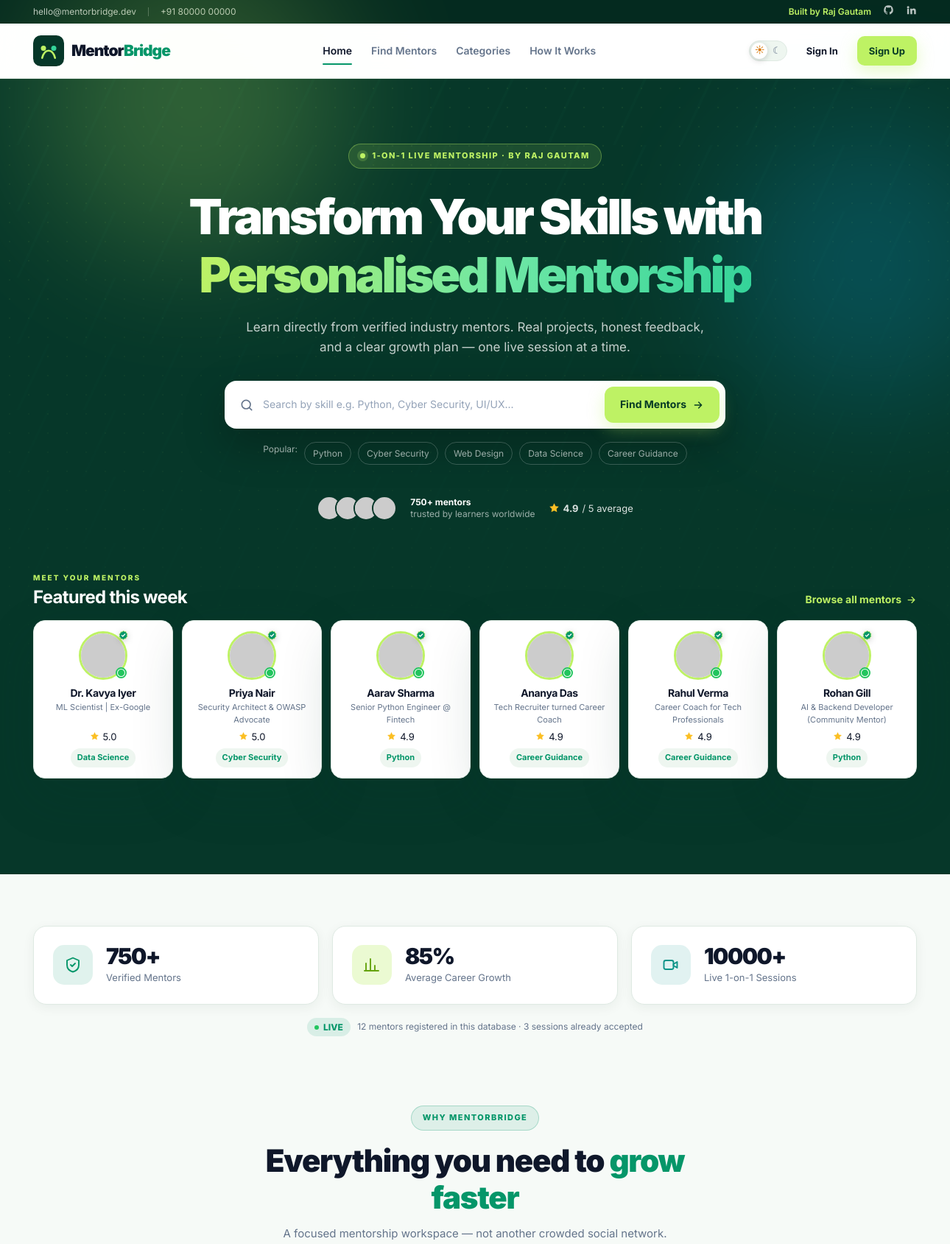
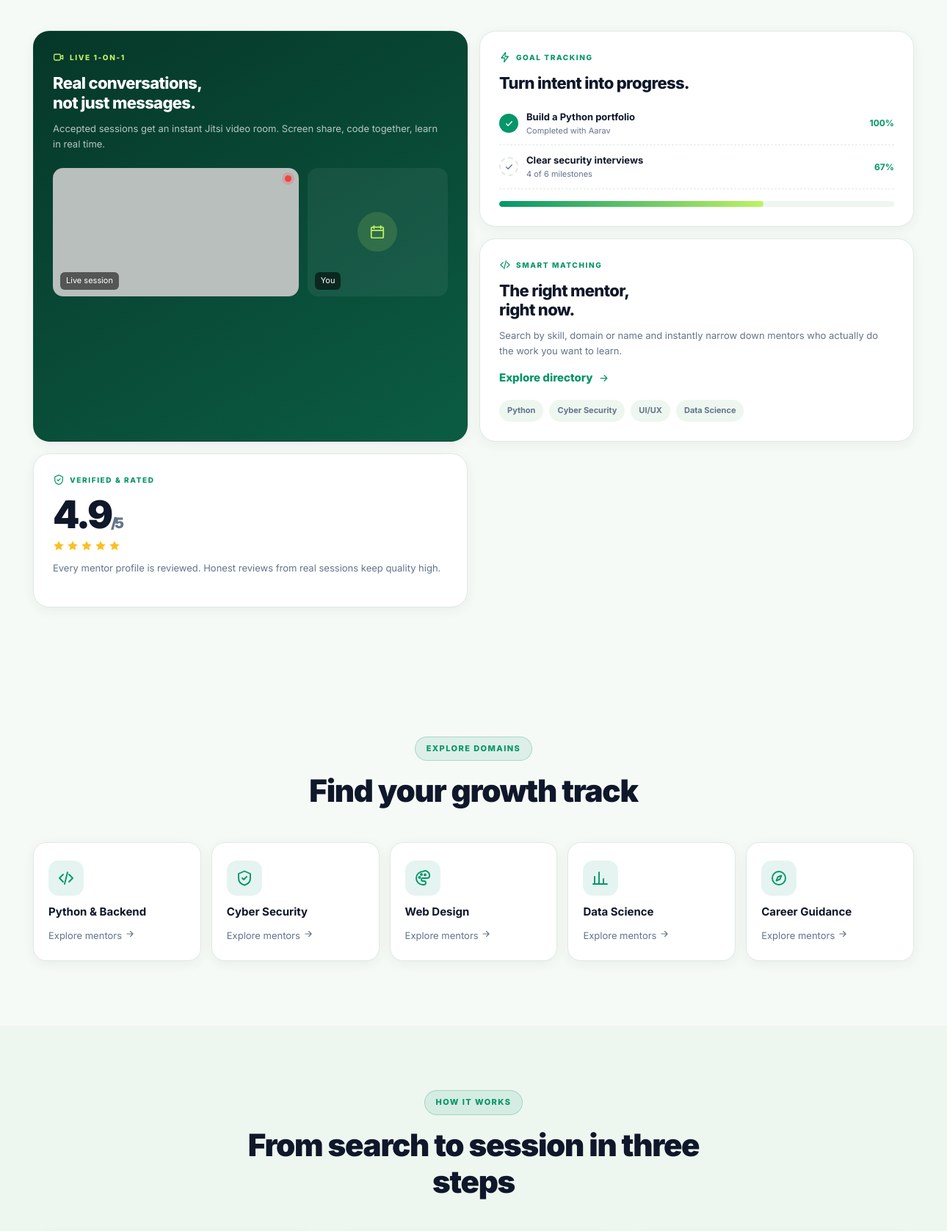
The page / (upper part) on the database its author committed (2 pictures, top to bottom).
### tables this page shows
CREATE TABLE mentor_profiles (
    id              INTEGER PRIMARY KEY AUTOINCREMENT,
    user_id         INTEGER NOT NULL UNIQUE REFERENCES users(id) ON DELETE CASCADE,
    headline        TEXT NOT NULL DEFAULT 'Mentor at MentorBridge',
    bio             TEXT NOT NULL DEFAULT '',
    skills          TEXT NOT NULL DEFAULT '',
    category        TEXT NOT NULL DEFAULT 'Career Guidance',
    experience      INTEGER NOT NULL DEFAULT 0,
    hourly_rate     REAL NOT NULL DEFAULT 0,
    free_slots      TEXT NOT NULL DEFAULT '',
    github_username TEXT NOT NULL DEFAULT '',
    rating          REAL NOT NULL DEFAULT 4.9,
    sessions_count  INTEGER NOT NULL DEFAULT 0,
    verified        INTEGER NOT NULL DEFAULT 1,
    is_available    INTEGER NOT NULL DEFAULT 1,
    updated_at      TEXT NOT NULL DEFAULT CURRENT_TIMESTAMP
);

CREATE TABLE users (
    id            INTEGER PRIMARY KEY AUTOINCREMENT,
    name          TEXT NOT NULL,
    email         TEXT NOT NULL UNIQUE COLLATE NOCASE,
    password_hash TEXT NOT NULL,
    role          TEXT NOT NULL CHECK (role IN ('mentor', 'mentee')),
    avatar        TEXT,
    created_at    TEXT NOT NULL DEFAULT CURRENT_TIMESTAMP
);

### routes/main_routes.py (the view)
@main_bp.route("/")
def index():
    db = get_db()
    featured = [m for m in get_mentors() if m["is_available"]][:6]
    mentor_count = db.execute("SELECT COUNT(*) FROM users WHERE role = 'mentor'").fetchone()[0]
    booking_count = db.execute(
        "SELECT COUNT(*) FROM bookings WHERE status IN ('accepted','completed')"
    ).fetchone()[0]
    stats = {
        "mentors": max(750, mentor_count),
        "growth": 85,
        "sessions": max(10000, booking_count),
        "live_mentors": mentor_count,
        "live_sessions": booking_count,
    }
    return render_template(
        "index.html",
        featured=featured,
        categories=CATEGORIES,
        stats=stats,
        today=date.today().isoformat(),
    )

### routes/__init__.py (called while the page is built)
def get_db():
    if "db" not in g:
        g.db = sqlite3.connect(current_app.config["DATABASE"])
        g.db.row_factory = sqlite3.Row
        g.db.execute("PRAGMA foreign_keys = ON")
    return g.db

def query_db(sql, args=(), one=False):
    cursor = get_db().execute(sql, args)
    rows = cursor.fetchall()
    cursor.close()
    return (rows[0] if rows else None) if one else rows

### routes/main_routes.py (called while the page is built)
def get_mentors(where="", args=()):
    sql = MENTOR_SELECT
    if where:
        sql += " WHERE " + where
    sql += " ORDER BY p.verified DESC, p.rating DESC, u.name ASC"
    return query_db(sql, args)

### templates/index.html (shortened to what this page needs)
{% extends "base.html" %}
{% from '_icons.html' import search, verified, star, video, briefcase, calendar, arrow, bolt, shield, chart, palette, compass, code, check %}
{% block content %}
<section class="hero">
  <div class="hero-pattern" aria-hidden="true"></div>
  <div class="hero-glow hero-glow-a" aria-hidden="true"></div>
  <div class="hero-glow hero-glow-b" aria-hidden="true"></div>
  <div class="container hero-inner">
    <div class="hero-copy">
      <span class="eyebrow"><span class="eyebrow-dot"></span> 1-on-1 LIVE MENTORSHIP · BY RAJ GAUTAM</span>
      <h1>Transform Your Skills with<br><span class="gradient-text">Personalised Mentorship</span></h1>
      <p class="hero-sub">Learn directly from verified industry mentors. Real projects, honest feedback, and a clear growth plan — one live session at a time.</p>
      <form class="hero-search" action="{{ url_for('main.mentors') }}" method="get" role="search">
        <span class="search-icon">{{ search(20) }}</span>
        <input id="heroSkill" type="search" name="q" placeholder="Search by skill e.g. Python, Cyber Security, UI/UX..." autocomplete="off">
        <button class="btn btn-lime" type="submit">Find Mentors {{ arrow(16) }}</button>
      </form>
      <div class="hero-quick">
        <span>Popular:</span>
        {% for tag in ['Python', 'Cyber Security', 'Web Design', 'Data Science', 'Career Guidance'] %}
          <a href="{{ url_for('main.mentors', category=tag) }}">{{ tag }}</a>
        {% endfor %}
      </div>
      <div class="hero-trust">
        <div class="avatar-stack">
          {% for m in featured[:4] %}<img src="{{ m.avatar }}" alt="{{ m.name }}" data-fallback-seed="{{ m.name }}">{% endfor %}
        </div>
        <div class="hero-trust-text"><strong>{{ stats.mentors }}+ mentors</strong><span>trusted by learners worldwide</span></div>
        <div class="rating-inline">{{ star(15) }} <strong>4.9</strong> / 5 average</div>
      </div>
    </div>
  </div>
  <div class="strip-wrap">
    <div class="container">
      <div class="strip-heading">
        <div><span class="strip-kicker">MEET YOUR MENTORS</span><h2>Featured this week</h2></div>
        <a class="text-link" href="{{ url_for('main.mentors') }}">Browse all mentors {{ arrow(15) }}</a>
      </div>
      <div class="mentor-strip">
        {% for m in featured %}
        <a class="strip-card reveal" style="--i: {{ loop.index }}" href="{{ url_for('main.mentor_profile', mentor_id=m.id) }}">
          <div class="strip-photo">
            <img src="{{ m.avatar }}" alt="{{ m.name }}" loading="lazy" data-fallback-seed="{{ m.name }}">
            {% if m.is_available %}<span class="pulse-dot" title="Available now"></span>{% endif %}
            {% if m.verified %}<span class="verified-badge" title="Verified mentor">{{ verified(15) }}</span>{% endif %}
          </div>
          <div class="strip-info">
            <h3>{{ m.name }}</h3>
            <p>{{ m.headline }}</p>
            <div class="strip-meta">
              <span class="rating-inline">{{ star(13) }} {{ m.rating }}</span>
              <span class="tag-chip">{{ m.category }}</span>
            </div>
          </div>
        </a>
        {% endfor %}
      </div>
    </div>
  </div>
</section>
<section class="section stats-section">
  <div class="container">
    <div class="stat-grid">
      <div class="stat-card magnetic">
        <div class="stat-icon green">{{ shield(24) }}</div>
        <div><strong class="counter" data-target="{{ stats.mentors }}">{{ stats.mentors }}+</strong><span>Verified Mentors</span></div>
      </div>
      <div class="stat-card magnetic">
        <div class="stat-icon lime">{{ chart(24) }}</div>
        <div><strong class="counter" data-target="{{ stats.growth }}">{{ stats.growth }}%</strong><span>Average Career Growth</span></div>
      </div>
      <div class="stat-card magnetic">
        <div class="stat-icon teal">{{ video(24) }}</div>
        <div><strong class="counter" data-target="{{ stats.sessions }}">{{ stats.sessions }}+</strong><span>Live 1-on-1 Sessions</span></div>
      </div>
    </div>
    <p class="live-note"><span class="live-pill"><i></i> LIVE</span> {{ stats.live_mentors }} mentors registered in this database · {{ stats.live_sessions }} sessions already accepted</p>
  </div>
</section>
<section class="section bento-section">
  <div class="container">
    <div class="section-head">
      <span class="eyebrow dark-eyebrow">WHY MENTORBRIDGE</span>
      <h2>Everything you need to <span class="accent-text">grow faster</span></h2>
      <p class="muted">A focused mentorship workspace — not another crowded social network.</p>
    </div>
    <div class="bento-grid">
      <article class="bento-card bento-video magnetic">
        <div class="bento-label">{{ video(16) }} LIVE 1-ON-1</div>
        <h3>Real conversations,<br>not just messages.</h3>
        <p>Accepted sessions get an instant Jitsi video room. Screen share, code together, learn in real time.</p>
        <div class="video-preview" aria-hidden="true">
          <div class="video-tile video-main">{% if featured %}<img src="{{ featured[1].avatar if featured|length > 1 else featured[0].avatar }}" alt="" data-fallback-seed="mentor">{% endif %}<span class="video-name">Live session</span><span class="rec-dot"></span></div>
          <div class="video-tile video-small"><div class="video-placeholder">{{ calendar(22) }}</div><span class="video-name">You</span></div>
        </div>
      </article>
      <article class="bento-card bento-goal magnetic">
        <div class="bento-label">{{ bolt(16) }} GOAL TRACKING</div>
        <h3>Turn intent into progress.</h3>
        <div class="goal-list">
          <div class="goal-row"><span class="goal-check done">{{ check(13) }}</span><div><strong>Build a Python portfolio</strong><small>Completed with Aarav</small></div><b>100%</b></div>
          <div class="goal-row"><span class="goal-check">{{ check(13) }}</span><div><strong>Clear security interviews</strong><small>4 of 6 milestones</small></div><b>67%</b></div>
          <div class="goal-progress"><i style="width:67%"></i></div>
        </div>
      </article>
      <article class="bento-card bento-match magnetic">
        <div class="bento-label">{{ code(16) }} SMART MATCHING</div>
        <h3>The right mentor,<br>right now.</h3>
        <p>Search by skill, domain or name and instantly narrow down mentors who actually do the work you want to learn.</p>
        <a class="inline-cta" href="{{ url_for('main.mentors') }}">Explore directory {{ arrow(15) }}</a>
        <div class="match-chips"><span>Python</span><span>Cyber Security</span><span>UI/UX</span><span>Data Science</span></div>
      </article>
      <article class="bento-card bento-trust magnetic">
        <div class="bento-label">{{ shield(16) }} VERIFIED & RATED</div>
        <div class="big-score">4.9<span>/5</span></div>
        <div class="mini-stars">{{ star(16) }}{{ star(16) }}{{ star(16) }}{{ star(16) }}{{ star(16) }}</div>
        <p>Every mentor profile is reviewed. Honest reviews from real sessions keep quality high.</p>
      </article>
    </div>
  </div>
</section>
<section class="section" id="categories">
  <div class="container">
    <div class="section-head">
      <span class="eyebrow dark-eyebrow">EXPLORE DOMAINS</span>
      <h2>Find your growth track</h2>
    </div>
    <div class="category-grid">
      {% set icons = {'Python': code, 'Cyber Security': shield, 'Web Design': palette, 'Data Science': chart, 'Career Guidance': compass} %}
      {% for key, label in categories %}
      <a class="category-card magnetic" href="{{ url_for('main.mentors', category=key) }}">
        <span class="category-icon">{{ icons[key](24) }}</span>
        <strong>{{ label }}</strong>
        <span class="muted small">Explore mentors {{ arrow(14) }}</span>
      </a>
      {% endfor %}
    </div>
  </div>
</section>
<section class="section how-section" id="how-it-works">
  <div class="container">
    <div class="section-head">
      <span class="eyebrow dark-eyebrow">HOW IT WORKS</span>
      <h2>From search to session in three steps</h2>
    </div>
  </div>
</section>
{% endblock %}

### templates/_icons.html (shortened to what this page needs)
{% macro search(size=18) %}
<svg width="{{ size }}" height="{{ size }}" viewBox="0 0 24 24" fill="none" stroke="currentColor" stroke-width="2" stroke-linecap="round" stroke-linejoin="round" aria-hidden="true"><circle cx="11" cy="11" r="7"/><path d="m20 20-3.5-3.5"/></svg>
{% endmacro %}
{% macro verified(size=16) %}
<svg width="{{ size }}" height="{{ size }}" viewBox="0 0 24 24" fill="none" aria-label="Verified mentor" role="img"><path d="M12 2.5 14.6 4l3 .1.9 2.9 2.4 1.8-1 2.9 1 2.9-2.4 1.8-.9 2.9-3 .1L12 21.5 9.4 20l-3-.1-.9-2.9-2.4-1.8 1-2.9-1-2.9 2.4-1.8.9-2.9 3-.1z" fill="#059669" stroke="#BEF264" stroke-width="1.2"/><path d="m8.5 12.2 2.2 2.2 4.8-4.8" stroke="#fff" stroke-width="2.1" stroke-linecap="round" stroke-linejoin="round"/></svg>
{% endmacro %}
{% macro star(size=15) %}
<svg width="{{ size }}" height="{{ size }}" viewBox="0 0 24 24" fill="#FBBF24" aria-hidden="true"><path d="m12 2 3.1 6.3 6.9 1-5 4.9 1.2 6.8L12 17.8 5.8 21l1.2-6.8-5-4.9 6.9-1z"/></svg>
{% endmacro %}
{% macro video(size=17) %}
<svg width="{{ size }}" height="{{ size }}" viewBox="0 0 24 24" fill="none" stroke="currentColor" stroke-width="1.9" stroke-linecap="round" stroke-linejoin="round" aria-hidden="true"><rect x="2.5" y="6" width="13" height="12" rx="2.5"/><path d="m15.5 11 5-3v8l-5-3z"/></svg>
{% endmacro %}
{% macro calendar(size=16) %}
<svg width="{{ size }}" height="{{ size }}" viewBox="0 0 24 24" fill="none" stroke="currentColor" stroke-width="1.9" stroke-linecap="round" stroke-linejoin="round" aria-hidden="true"><rect x="3" y="5" width="18" height="16" rx="2"/><path d="M7 3v4M17 3v4M3 10h18"/></svg>
{% endmacro %}
{% macro arrow(size=16) %}
<svg width="{{ size }}" height="{{ size }}" viewBox="0 0 24 24" fill="none" stroke="currentColor" stroke-width="2" stroke-linecap="round" stroke-linejoin="round" aria-hidden="true"><path d="M5 12h14m-6-6 6 6-6 6"/></svg>
{% endmacro %}
{% macro check(size=16) %}
<svg width="{{ size }}" height="{{ size }}" viewBox="0 0 24 24" fill="none" stroke="currentColor" stroke-width="2.4" stroke-linecap="round" stroke-linejoin="round" aria-hidden="true"><path d="m5 12.5 4.5 4.5L19 7"/></svg>
{% endmacro %}
{% macro bolt(size=18) %}
<svg width="{{ size }}" height="{{ size }}" viewBox="0 0 24 24" fill="none" stroke="currentColor" stroke-width="1.9" stroke-linecap="round" stroke-linejoin="round" aria-hidden="true"><path d="M13 2 4.5 13.5H11L10 22l8.5-11.5H12z"/></svg>
{% endmacro %}
{% macro shield(size=18) %}
<svg width="{{ size }}" height="{{ size }}" viewBox="0 0 24 24" fill="none" stroke="currentColor" stroke-width="1.9" stroke-linecap="round" stroke-linejoin="round" aria-hidden="true"><path d="M12 2.5 20 6v6c0 5-3.4 8.3-8 9.5-4.6-1.2-8-4.5-8-9.5V6z"/><path d="m9 12 2 2 4-4"/></svg>
{% endmacro %}
{% macro chart(size=18) %}
<svg width="{{ size }}" height="{{ size }}" viewBox="0 0 24 24" fill="none" stroke="currentColor" stroke-width="1.9" stroke-linecap="round" stroke-linejoin="round" aria-hidden="true"><path d="M4 20V10m6 10V4m6 16v-7m5 7H2"/></svg>
{% endmacro %}
{% macro palette(size=18) %}
<svg width="{{ size }}" height="{{ size }}" viewBox="0 0 24 24" fill="none" stroke="currentColor" stroke-width="1.9" stroke-linecap="round" stroke-linejoin="round" aria-hidden="true"><path d="M12 3a9 9 0 1 0 0 18h1.5a2.5 2.5 0 0 0 0-5H12a2 2 0 0 1 0-4h6a3 3 0 0 0 3-3A6 6 0 0 0 12 3z"/><circle cx="7.5" cy="11" r="1"/><circle cx="10" cy="7" r="1"/><circle cx="15" cy="7.5" r="1"/></svg>
{% endmacro %}
{% macro compass(size=18) %}
<svg width="{{ size }}" height="{{ size }}" viewBox="0 0 24 24" fill="none" stroke="currentColor" stroke-width="1.9" stroke-linecap="round" stroke-linejoin="round" aria-hidden="true"><circle cx="12" cy="12" r="9"/><path d="m15.5 8.5-2 5-5 2 2-5z"/></svg>
{% endmacro %}
{% macro code(size=18) %}
<svg width="{{ size }}" height="{{ size }}" viewBox="0 0 24 24" fill="none" stroke="currentColor" stroke-width="1.9" stroke-linecap="round" stroke-linejoin="round" aria-hidden="true"><path d="m8 7-5 5 5 5m8-10 5 5-5 5m-2-13-4 16"/></svg>
{% endmacro %}

### rows shown on the page
mentor_profiles: is_available 1 (drawn), {{ size }} 15 (drawn), name "Dr. Kavya Iyer", headline "ML Scientist | Ex-Google", {{ size }} 13 (drawn), rating "5.0", category "Data Science"
mentor_profiles: is_available 1 (drawn), {{ size }} 15 (drawn), name "Priya Nair", headline "Security Architect & OWASP Advocate", {{ size }} 13 (drawn), rating "5.0", category "Cyber Security"
mentor_profiles: is_available 1 (drawn), {{ size }} 15 (drawn), name "Aarav Sharma", headline "Senior Python Engineer @ Fintech", {{ size }} 13 (drawn), rating "4.9", category "Python"
mentor_profiles: is_available 1 (drawn), {{ size }} 15 (drawn), name "Ananya Das", headline "Tech Recruiter turned Career Coach", {{ size }} 13 (drawn), rating "4.9", category "Career Guidance"
mentor_profiles: is_available 1 (drawn), {{ size }} 15 (drawn), name "Rahul Verma", headline "Career Coach for Tech Professionals", {{ size }} 13 (drawn), rating "4.9", category "Career Guidance"
mentor_profiles: is_available 1 (drawn), {{ size }} 15 (drawn), name "Rohan Gill", headline "AI & Backend Developer (Community Mentor)", {{ size }} 13 (drawn), rating "4.9", category "Python"

### other values the page prints
{{ tag }} "Python" "Cyber Security" "Web Design" "Data Science" "Career Guidance"
{{ stats.mentors }} "750"
{{ stats.growth }} "85"
{{ stats.sessions }} "10000"
{{ stats.live_mentors }} "12"
{{ stats.live_sessions }} "3"
{{ label }} "Python & Backend" "Cyber Security" "Web Design" "Data Science" "Career Guidance"
